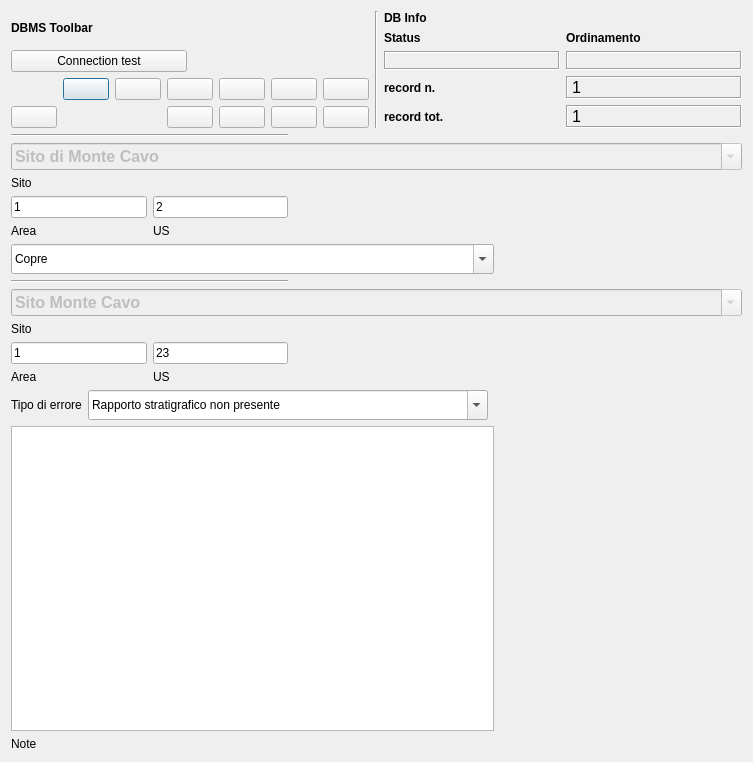
<?xml version="1.0" encoding="UTF-8"?>
<ui version="4.0">
 <class>DialogRelCheck</class>
 <widget class="QDialog" name="DialogRelCheck">
  <property name="geometry">
   <rect>
    <x>0</x>
    <y>0</y>
    <width>753</width>
    <height>762</height>
   </rect>
  </property>
  <property name="minimumSize">
   <size>
    <width>540</width>
    <height>400</height>
   </size>
  </property>
  <property name="windowTitle">
   <string>pyArchInit Gestione Scavi - Gestione Errori rapproti stratigrafici</string>
  </property>
  <property name="windowIcon">
   <iconset resource="resources.qrc">
    <normaloff>:/images/delete.png</normaloff>:/images/delete.png</iconset>
  </property>
  <layout class="QGridLayout" name="gridLayout_6">
   <item row="4" column="1">
    <widget class="QComboBox" name="comboBox_type_error">
     <property name="enabled">
      <bool>true</bool>
     </property>
     <property name="minimumSize">
      <size>
       <width>400</width>
       <height>30</height>
      </size>
     </property>
     <property name="maximumSize">
      <size>
       <width>16777215</width>
       <height>30</height>
      </size>
     </property>
     <property name="editable">
      <bool>true</bool>
     </property>
     <item>
      <property name="text">
       <string>Rapporto stratigrafico non presente</string>
      </property>
     </item>
    </widget>
   </item>
   <item row="0" column="0" colspan="4">
    <layout class="QHBoxLayout" name="horizontalLayout">
     <item>
      <layout class="QGridLayout" name="gridLayout_2">
       <item row="0" column="0">
        <widget class="QLabel" name="label_29">
         <property name="font">
          <font>
           <weight>75</weight>
           <bold>true</bold>
          </font>
         </property>
         <property name="text">
          <string>DBMS Toolbar</string>
         </property>
        </widget>
       </item>
       <item row="2" column="0" colspan="2">
        <layout class="QGridLayout" name="gridLayout">
         <item row="0" column="5">
          <widget class="QPushButton" name="pushButton_first_rec">
           <property name="toolTip">
            <string>First rec</string>
           </property>
           <property name="text">
            <string/>
           </property>
           <property name="icon">
            <iconset resource="resources.qrc">
             <normaloff>:/images/5_leftArrows.png</normaloff>:/images/5_leftArrows.png</iconset>
           </property>
          </widget>
         </item>
         <item row="0" column="7">
          <widget class="QPushButton" name="pushButton_next_rec">
           <property name="toolTip">
            <string>Next rec</string>
           </property>
           <property name="text">
            <string/>
           </property>
           <property name="icon">
            <iconset resource="resources.qrc">
             <normaloff>:/images/6_rightArrow.png</normaloff>:/images/6_rightArrow.png</iconset>
           </property>
          </widget>
         </item>
         <item row="0" column="8">
          <widget class="QPushButton" name="pushButton_last_rec">
           <property name="toolTip">
            <string>Last rec</string>
           </property>
           <property name="text">
            <string/>
           </property>
           <property name="icon">
            <iconset resource="resources.qrc">
             <normaloff>:/images/7_rightArrows.png</normaloff>:/images/7_rightArrows.png</iconset>
           </property>
          </widget>
         </item>
         <item row="0" column="9">
          <widget class="QPushButton" name="pushButton_new_rec">
           <property name="font">
            <font>
             <pointsize>9</pointsize>
            </font>
           </property>
           <property name="toolTip">
            <string>New record</string>
           </property>
           <property name="text">
            <string/>
           </property>
           <property name="icon">
            <iconset resource="resources.qrc">
             <normaloff>:/images/newrec.png</normaloff>:/images/newrec.png</iconset>
           </property>
          </widget>
         </item>
         <item row="0" column="10">
          <widget class="QPushButton" name="pushButton_save">
           <property name="font">
            <font>
             <pointsize>9</pointsize>
            </font>
           </property>
           <property name="toolTip">
            <string>Save</string>
           </property>
           <property name="text">
            <string/>
           </property>
           <property name="icon">
            <iconset resource="resources.qrc">
             <normaloff>:/images/b_save.png</normaloff>:/images/b_save.png</iconset>
           </property>
           <property name="autoDefault">
            <bool>false</bool>
           </property>
          </widget>
         </item>
         <item row="1" column="7">
          <widget class="QPushButton" name="pushButton_new_search">
           <property name="font">
            <font>
             <pointsize>9</pointsize>
            </font>
           </property>
           <property name="toolTip">
            <string>new search</string>
           </property>
           <property name="text">
            <string/>
           </property>
           <property name="icon">
            <iconset resource="resources.qrc">
             <normaloff>:/images/new_search.png</normaloff>:/images/new_search.png</iconset>
           </property>
          </widget>
         </item>
         <item row="1" column="8">
          <widget class="QPushButton" name="pushButton_search_go">
           <property name="font">
            <font>
             <pointsize>9</pointsize>
            </font>
           </property>
           <property name="toolTip">
            <string>search !!!</string>
           </property>
           <property name="text">
            <string/>
           </property>
           <property name="icon">
            <iconset resource="resources.qrc">
             <normaloff>:/images/search.png</normaloff>:/images/search.png</iconset>
           </property>
          </widget>
         </item>
         <item row="1" column="9">
          <widget class="QPushButton" name="pushButton_sort">
           <property name="font">
            <font>
             <pointsize>9</pointsize>
            </font>
           </property>
           <property name="toolTip">
            <string>Order by</string>
           </property>
           <property name="text">
            <string/>
           </property>
           <property name="icon">
            <iconset resource="resources.qrc">
             <normaloff>:/images/sort.png</normaloff>:/images/sort.png</iconset>
           </property>
          </widget>
         </item>
         <item row="1" column="10">
          <widget class="QPushButton" name="pushButton_view_all">
           <property name="font">
            <font>
             <pointsize>9</pointsize>
            </font>
           </property>
           <property name="toolTip">
            <string>View alls records</string>
           </property>
           <property name="text">
            <string/>
           </property>
           <property name="icon">
            <iconset resource="resources.qrc">
             <normaloff>:/images/view_all.png</normaloff>:/images/view_all.png</iconset>
           </property>
          </widget>
         </item>
         <item row="1" column="2">
          <widget class="QPushButton" name="pushButton_delete">
           <property name="enabled">
            <bool>true</bool>
           </property>
           <property name="font">
            <font>
             <pointsize>9</pointsize>
            </font>
           </property>
           <property name="toolTip">
            <string>Delete record</string>
           </property>
           <property name="text">
            <string/>
           </property>
           <property name="icon">
            <iconset resource="resources.qrc">
             <normaloff>:/images/delete.png</normaloff>:/images/delete.png</iconset>
           </property>
          </widget>
         </item>
         <item row="0" column="6">
          <widget class="QPushButton" name="pushButton_prev_rec">
           <property name="toolTip">
            <string>Prev rec</string>
           </property>
           <property name="text">
            <string/>
           </property>
           <property name="icon">
            <iconset resource="resources.qrc">
             <normaloff>:/images/4_leftArrow.png</normaloff>:/images/4_leftArrow.png</iconset>
           </property>
          </widget>
         </item>
        </layout>
       </item>
       <item row="1" column="0">
        <widget class="QPushButton" name="pushButton_connect">
         <property name="text">
          <string>Connection test</string>
         </property>
        </widget>
       </item>
      </layout>
     </item>
     <item>
      <widget class="Line" name="line_6">
       <property name="orientation">
        <enum>Qt::Vertical</enum>
       </property>
      </widget>
     </item>
     <item>
      <layout class="QGridLayout" name="gridLayout_5">
       <item row="0" column="0">
        <widget class="QLabel" name="label_42">
         <property name="font">
          <font>
           <weight>75</weight>
           <bold>true</bold>
          </font>
         </property>
         <property name="autoFillBackground">
          <bool>true</bool>
         </property>
         <property name="text">
          <string>DB Info</string>
         </property>
        </widget>
       </item>
       <item row="1" column="0">
        <layout class="QGridLayout" name="gridLayout_4">
         <item row="0" column="1">
          <widget class="QLabel" name="label_43">
           <property name="font">
            <font>
             <pointsize>9</pointsize>
             <weight>75</weight>
             <bold>true</bold>
            </font>
           </property>
           <property name="text">
            <string>Ordinamento</string>
           </property>
           <property name="margin">
            <number>0</number>
           </property>
          </widget>
         </item>
         <item row="1" column="0">
          <widget class="QLabel" name="label_status">
           <property name="minimumSize">
            <size>
             <width>40</width>
             <height>0</height>
            </size>
           </property>
           <property name="font">
            <font>
             <pointsize>10</pointsize>
             <weight>75</weight>
             <bold>true</bold>
            </font>
           </property>
           <property name="cursor">
            <cursorShape>ForbiddenCursor</cursorShape>
           </property>
           <property name="mouseTracking">
            <bool>false</bool>
           </property>
           <property name="contextMenuPolicy">
            <enum>Qt::DefaultContextMenu</enum>
           </property>
           <property name="frameShape">
            <enum>QFrame::Box</enum>
           </property>
           <property name="frameShadow">
            <enum>QFrame::Sunken</enum>
           </property>
           <property name="text">
            <string/>
           </property>
           <property name="alignment">
            <set>Qt::AlignCenter</set>
           </property>
           <property name="margin">
            <number>0</number>
           </property>
          </widget>
         </item>
         <item row="1" column="1">
          <widget class="QLabel" name="label_sort">
           <property name="font">
            <font>
             <pointsize>10</pointsize>
             <weight>75</weight>
             <bold>true</bold>
            </font>
           </property>
           <property name="cursor">
            <cursorShape>ForbiddenCursor</cursorShape>
           </property>
           <property name="mouseTracking">
            <bool>false</bool>
           </property>
           <property name="contextMenuPolicy">
            <enum>Qt::DefaultContextMenu</enum>
           </property>
           <property name="frameShape">
            <enum>QFrame::Box</enum>
           </property>
           <property name="frameShadow">
            <enum>QFrame::Sunken</enum>
           </property>
           <property name="text">
            <string/>
           </property>
           <property name="alignment">
            <set>Qt::AlignCenter</set>
           </property>
           <property name="margin">
            <number>0</number>
           </property>
          </widget>
         </item>
         <item row="0" column="0">
          <widget class="QLabel" name="label_34">
           <property name="font">
            <font>
             <pointsize>9</pointsize>
             <weight>75</weight>
             <bold>true</bold>
            </font>
           </property>
           <property name="text">
            <string>Status</string>
           </property>
           <property name="margin">
            <number>0</number>
           </property>
          </widget>
         </item>
        </layout>
       </item>
       <item row="2" column="0">
        <layout class="QGridLayout" name="gridLayout_3">
         <item row="0" column="0">
          <widget class="QLabel" name="label_27">
           <property name="font">
            <font>
             <pointsize>9</pointsize>
             <weight>75</weight>
             <bold>true</bold>
            </font>
           </property>
           <property name="text">
            <string>record n.</string>
           </property>
           <property name="margin">
            <number>0</number>
           </property>
          </widget>
         </item>
         <item row="0" column="1">
          <widget class="QLabel" name="label_rec_corrente">
           <property name="font">
            <font>
             <family>Microsoft Sans Serif</family>
             <pointsize>12</pointsize>
            </font>
           </property>
           <property name="cursor">
            <cursorShape>ForbiddenCursor</cursorShape>
           </property>
           <property name="mouseTracking">
            <bool>false</bool>
           </property>
           <property name="contextMenuPolicy">
            <enum>Qt::DefaultContextMenu</enum>
           </property>
           <property name="frameShape">
            <enum>QFrame::Box</enum>
           </property>
           <property name="frameShadow">
            <enum>QFrame::Sunken</enum>
           </property>
           <property name="text">
            <string>1</string>
           </property>
          </widget>
         </item>
         <item row="1" column="0">
          <widget class="QLabel" name="label_28">
           <property name="font">
            <font>
             <pointsize>9</pointsize>
             <weight>75</weight>
             <bold>true</bold>
            </font>
           </property>
           <property name="text">
            <string>record tot.</string>
           </property>
           <property name="margin">
            <number>0</number>
           </property>
          </widget>
         </item>
         <item row="1" column="1">
          <widget class="QLabel" name="label_rec_tot">
           <property name="font">
            <font>
             <family>Microsoft Sans Serif</family>
             <pointsize>12</pointsize>
            </font>
           </property>
           <property name="cursor">
            <cursorShape>ForbiddenCursor</cursorShape>
           </property>
           <property name="mouseTracking">
            <bool>false</bool>
           </property>
           <property name="contextMenuPolicy">
            <enum>Qt::DefaultContextMenu</enum>
           </property>
           <property name="frameShape">
            <enum>QFrame::Box</enum>
           </property>
           <property name="frameShadow">
            <enum>QFrame::Sunken</enum>
           </property>
           <property name="text">
            <string>1</string>
           </property>
          </widget>
         </item>
        </layout>
       </item>
      </layout>
     </item>
    </layout>
   </item>
   <item row="1" column="0" colspan="4">
    <layout class="QGridLayout" name="gridLayout_7">
     <item row="0" column="0" colspan="2">
      <widget class="Line" name="line_8">
       <property name="font">
        <font>
         <weight>75</weight>
         <bold>true</bold>
        </font>
       </property>
       <property name="orientation">
        <enum>Qt::Horizontal</enum>
       </property>
      </widget>
     </item>
     <item row="1" column="0" colspan="3">
      <layout class="QVBoxLayout" name="verticalLayout">
       <item>
        <widget class="QComboBox" name="comboBox_sito">
         <property name="enabled">
          <bool>false</bool>
         </property>
         <property name="minimumSize">
          <size>
           <width>0</width>
           <height>0</height>
          </size>
         </property>
         <property name="maximumSize">
          <size>
           <width>16777215</width>
           <height>30</height>
          </size>
         </property>
         <property name="font">
          <font>
           <pointsize>12</pointsize>
           <weight>75</weight>
           <bold>true</bold>
          </font>
         </property>
         <property name="mouseTracking">
          <bool>true</bool>
         </property>
         <property name="editable">
          <bool>true</bool>
         </property>
         <property name="maxVisibleItems">
          <number>99999</number>
         </property>
         <property name="maxCount">
          <number>2147483647</number>
         </property>
         <item>
          <property name="text">
           <string>Sito di Monte Cavo</string>
          </property>
         </item>
        </widget>
       </item>
       <item>
        <widget class="QLabel" name="label">
         <property name="text">
          <string>Sito</string>
         </property>
        </widget>
       </item>
      </layout>
     </item>
     <item row="2" column="0">
      <layout class="QVBoxLayout" name="verticalLayout_2">
       <item>
        <widget class="QLineEdit" name="lineEdit_area">
         <property name="text">
          <string>1</string>
         </property>
        </widget>
       </item>
       <item>
        <widget class="QLabel" name="label_14">
         <property name="text">
          <string>Area</string>
         </property>
        </widget>
       </item>
      </layout>
     </item>
     <item row="2" column="1">
      <layout class="QVBoxLayout" name="verticalLayout_5">
       <item>
        <widget class="QLineEdit" name="lineEdit_us">
         <property name="text">
          <string>2</string>
         </property>
        </widget>
       </item>
       <item>
        <widget class="QLabel" name="label_15">
         <property name="text">
          <string>US</string>
         </property>
        </widget>
       </item>
      </layout>
     </item>
     <item row="2" column="2">
      <spacer name="horizontalSpacer_3">
       <property name="orientation">
        <enum>Qt::Horizontal</enum>
       </property>
       <property name="sizeHint" stdset="0">
        <size>
         <width>448</width>
         <height>20</height>
        </size>
       </property>
      </spacer>
     </item>
    </layout>
   </item>
   <item row="2" column="0" colspan="3">
    <widget class="QComboBox" name="comboBox_rapporto">
     <property name="enabled">
      <bool>true</bool>
     </property>
     <property name="minimumSize">
      <size>
       <width>0</width>
       <height>30</height>
      </size>
     </property>
     <property name="maximumSize">
      <size>
       <width>16777215</width>
       <height>30</height>
      </size>
     </property>
     <property name="editable">
      <bool>true</bool>
     </property>
     <item>
      <property name="text">
       <string>Copre</string>
      </property>
     </item>
    </widget>
   </item>
   <item row="4" column="3">
    <spacer name="horizontalSpacer_5">
     <property name="orientation">
      <enum>Qt::Horizontal</enum>
     </property>
     <property name="sizeHint" stdset="0">
      <size>
       <width>178</width>
       <height>20</height>
      </size>
     </property>
    </spacer>
   </item>
   <item row="3" column="0" colspan="4">
    <layout class="QGridLayout" name="gridLayout_11">
     <item row="0" column="0" colspan="2">
      <widget class="Line" name="line_9">
       <property name="font">
        <font>
         <weight>75</weight>
         <bold>true</bold>
        </font>
       </property>
       <property name="orientation">
        <enum>Qt::Horizontal</enum>
       </property>
      </widget>
     </item>
     <item row="1" column="0" colspan="3">
      <layout class="QVBoxLayout" name="verticalLayout_7">
       <item>
        <widget class="QComboBox" name="comboBox_sito_rel">
         <property name="enabled">
          <bool>false</bool>
         </property>
         <property name="minimumSize">
          <size>
           <width>0</width>
           <height>0</height>
          </size>
         </property>
         <property name="maximumSize">
          <size>
           <width>16777215</width>
           <height>30</height>
          </size>
         </property>
         <property name="font">
          <font>
           <pointsize>12</pointsize>
           <weight>75</weight>
           <bold>true</bold>
          </font>
         </property>
         <property name="mouseTracking">
          <bool>true</bool>
         </property>
         <property name="editable">
          <bool>true</bool>
         </property>
         <property name="maxVisibleItems">
          <number>99999</number>
         </property>
         <property name="maxCount">
          <number>2147483647</number>
         </property>
         <item>
          <property name="text">
           <string>Sito Monte Cavo</string>
          </property>
         </item>
        </widget>
       </item>
       <item>
        <widget class="QLabel" name="label_17">
         <property name="text">
          <string>Sito</string>
         </property>
        </widget>
       </item>
      </layout>
     </item>
     <item row="2" column="0">
      <layout class="QVBoxLayout" name="verticalLayout_8">
       <item>
        <widget class="QLineEdit" name="lineEdit_area_rel">
         <property name="text">
          <string>1</string>
         </property>
        </widget>
       </item>
       <item>
        <widget class="QLabel" name="label_18">
         <property name="text">
          <string>Area</string>
         </property>
        </widget>
       </item>
      </layout>
     </item>
     <item row="2" column="1">
      <layout class="QVBoxLayout" name="verticalLayout_9">
       <item>
        <widget class="QLineEdit" name="lineEdit_us_rel">
         <property name="text">
          <string>23</string>
         </property>
        </widget>
       </item>
       <item>
        <widget class="QLabel" name="label_19">
         <property name="text">
          <string>US</string>
         </property>
        </widget>
       </item>
      </layout>
     </item>
     <item row="2" column="2">
      <spacer name="horizontalSpacer_4">
       <property name="orientation">
        <enum>Qt::Horizontal</enum>
       </property>
       <property name="sizeHint" stdset="0">
        <size>
         <width>448</width>
         <height>20</height>
        </size>
       </property>
      </spacer>
     </item>
    </layout>
   </item>
   <item row="4" column="0">
    <widget class="QLabel" name="label_21">
     <property name="text">
      <string>Tipo di errore</string>
     </property>
    </widget>
   </item>
   <item row="6" column="0" colspan="3">
    <widget class="QLabel" name="label_20">
     <property name="text">
      <string>Note</string>
     </property>
    </widget>
   </item>
   <item row="5" column="0" colspan="3">
    <widget class="QTextEdit" name="textEdit_note">
     <property name="minimumSize">
      <size>
       <width>0</width>
       <height>20</height>
      </size>
     </property>
     <property name="maximumSize">
      <size>
       <width>16777215</width>
       <height>16000000</height>
      </size>
     </property>
     <property name="font">
      <font>
       <pointsize>10</pointsize>
      </font>
     </property>
    </widget>
   </item>
  </layout>
 </widget>
 <resources>
  <include location="resources.qrc"/>
 </resources>
 <connections/>
</ui>
